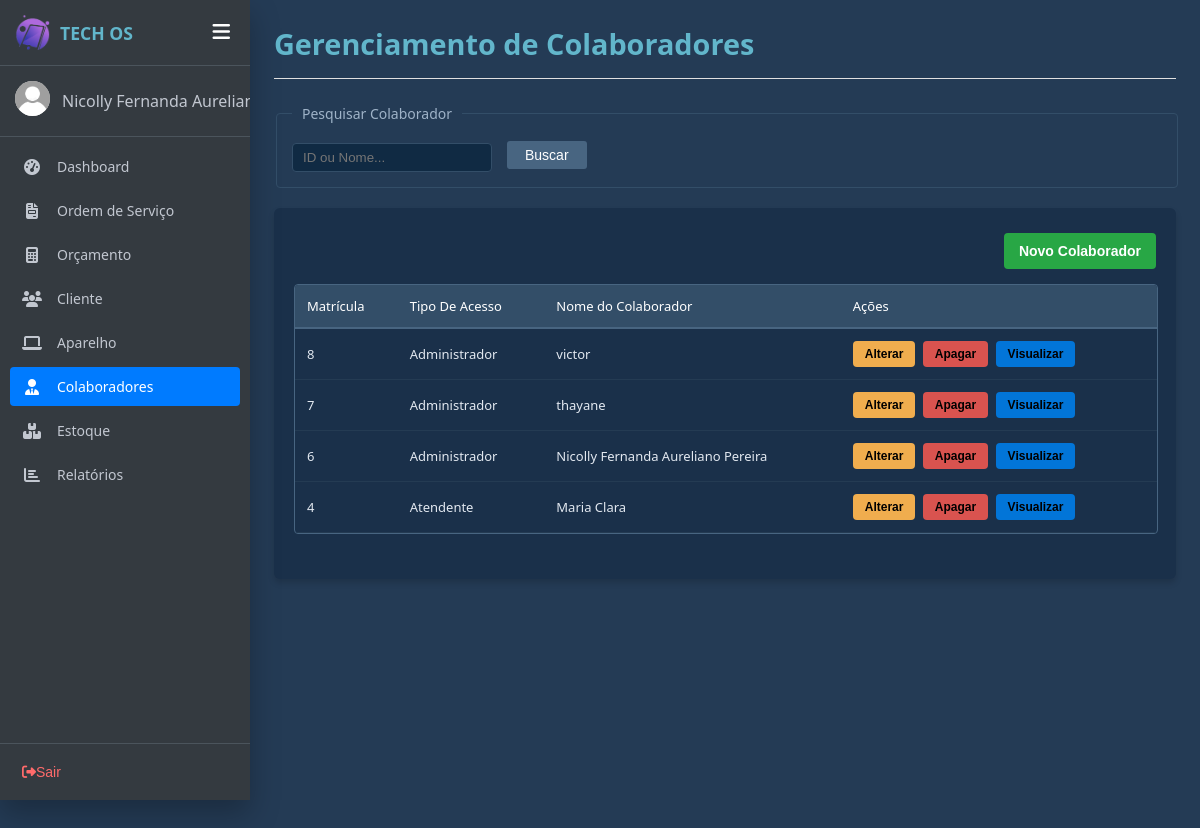
Page /funcionario.php (signed in) on the committed database.
### tables this page shows
CREATE TABLE `funcionario` (
  `idFuncionario` int(11) NOT NULL COMMENT 'Chave primária de identificação do funcionário',
  `tipoFuncionario` varchar(50) DEFAULT NULL COMMENT 'Cargo, nível de acesso ou perfil do funcionário',
  `nomeFuncionario` varchar(150) NOT NULL COMMENT 'Nome completo do funcionário',
  `cpfFuncionario` varchar(20) DEFAULT NULL COMMENT 'CPF do funcionário',
  `telefoneFuncionario` int(20) NOT NULL,
  `emailFuncionario` varchar(150) DEFAULT NULL COMMENT 'E-mail para contato e comunicação interna',
  `cepFuncionario` int(11) NOT NULL,
  `enderecoFuncionario` varchar(255) DEFAULT NULL COMMENT 'Endereço residencial completo do funcionário',
  `numeroFuncionario` int(11) NOT NULL,
  `complementoFuncionario` varchar(50) NOT NULL,
  `bairroFuncionario` varchar(30) NOT NULL,
  `cidadeFuncionario` varchar(30) NOT NULL,
  `estadoFuncionario` varchar(30) NOT NULL,
  `login` varchar(100) DEFAULT NULL COMMENT 'Nome do usuário utilizado para autentificação no sistema',
  `senha` varchar(255) DEFAULT NULL COMMENT 'Senha de acesso criptografada do funcionário para login no sistema',
  `fotoFuncionario` varchar(225) DEFAULT NULL COMMENT 'Foto do funcionário'
);

### php/funcaoFuncionario.php (the view, shortened to what this page needs)
<?php
    function listaFuncionarios($termoBusca = ""){
        $html = "";
    include("includes/conexao.php");
    $sql = "SELECT idFuncionario, tipoFuncionario, nomeFuncionario, cpfFuncionario, emailFuncionario, telefoneFuncionario, cepFuncionario, enderecoFuncionario, numeroFuncionario, complementoFuncionario, bairroFuncionario, cidadeFuncionario, estadoFuncionario, login, senha from funcionario";
    $sql .= " ORDER BY idFuncionario DESC";
    $result = mysqli_query($conn,$sql);
    if(mysqli_num_rows($result) > 0){
        foreach($result as $coluna){
        $html .= "<tr>
                          <td>".$coluna['idFuncionario']."</td>
                          <td>".$coluna['tipoFuncionario']."</td>
                          <td>".$coluna['nomeFuncionario']."</td>
                          <td>
                            <button class='btn-alterar-tabela btn-alterar' title='Alterar'
                            data-id='".$coluna['idFuncionario']."'
                            data-tipo='".htmlspecialchars($coluna['tipoFuncionario'], ENT_QUOTES)."'
                            data-nome='".htmlspecialchars($coluna['nomeFuncionario'], ENT_QUOTES)."'
                            data-cpf='".htmlspecialchars($coluna['cpfFuncionario'], ENT_QUOTES)."'
                            data-email='".htmlspecialchars($coluna['emailFuncionario'], ENT_QUOTES)."'
                            data-telefone='".htmlspecialchars($coluna['telefoneFuncionario'], ENT_QUOTES)."'
                            data-cep='".htmlspecialchars($coluna['cepFuncionario'], ENT_QUOTES)."'
                            data-endereco='".htmlspecialchars($coluna['enderecoFuncionario'], ENT_QUOTES)."'
                            data-numero='".htmlspecialchars($coluna['numeroFuncionario'], ENT_QUOTES)."'
                            data-complemento='".htmlspecialchars($coluna['complementoFuncionario'], ENT_QUOTES)."'
                            data-bairro='".htmlspecialchars($coluna['bairroFuncionario'], ENT_QUOTES)."'
                            data-cidade='".htmlspecialchars($coluna['cidadeFuncionario'], ENT_QUOTES)."'
                            data-estado='".htmlspecialchars($coluna['estadoFuncionario'], ENT_QUOTES)."'
                            data-login='".htmlspecialchars($coluna['login'], ENT_QUOTES)."'
                            data-senha='".htmlspecialchars($coluna['senha'], ENT_QUOTES)."'
                            >
                            Alterar
                            </button>
                            <button class='btn-apagar-tabela btn-apagar' title='Apagar'
                            data-id='".$coluna['idFuncionario']."'
                            >
                            Apagar
                            </button>
                            <button class='btn-visualizar-tabela btn-visualizar' title='Visualizar'
                            data-id='".$coluna['idFuncionario']."'
                            data-tipo='".htmlspecialchars($coluna['tipoFuncionario'], ENT_QUOTES)."'
                            data-nome='".htmlspecialchars($coluna['nomeFuncionario'], ENT_QUOTES)."'
                            data-cpf='".htmlspecialchars($coluna['cpfFuncionario'], ENT_QUOTES)."'
                            data-email='".htmlspecialchars($coluna['emailFuncionario'], ENT_QUOTES)."'
                            data-telefone='".htmlspecialchars($coluna['telefoneFuncionario'], ENT_QUOTES)."'
                            data-cep='".htmlspecialchars($coluna['cepFuncionario'], ENT_QUOTES)."'
                            data-endereco='".htmlspecialchars($coluna['enderecoFuncionario'], ENT_QUOTES)."'
                            data-numero='".htmlspecialchars($coluna['numeroFuncionario'], ENT_QUOTES)."'
                            data-complemento='".htmlspecialchars($coluna['complementoFuncionario'], ENT_QUOTES)."'
                            data-bairro='".htmlspecialchars($coluna['bairroFuncionario'], ENT_QUOTES)."'
                            data-cidade='".htmlspecialchars($coluna['cidadeFuncionario'], ENT_QUOTES)."'
                            data-estado='".htmlspecialchars($coluna['estadoFuncionario'], ENT_QUOTES)."'
                            data-login='".htmlspecialchars($coluna['login'], ENT_QUOTES)."'
                            data-senha='".htmlspecialchars($coluna['senha'], ENT_QUOTES)."'
                            >Visualizar</button>
                            </td>
                     </tr>";
        }
    }
        return $html;
    }
    ?>

### css/os.css (style rules this page uses)
.os-table td { padding: 12px; border-bottom: 1px solid #243b53; color: #e2e8f0; }

### css/style_cadastros.css (style rules this page uses)
.btn-alterar, .btn-apagar, .btn-visualizar { border: none; border-radius: 4px; cursor: pointer; padding: 6px 12px; font-size: 12px; font-weight: 600; margin-right: 4px; transition: all 0.2s ease-in-out; display: inline-block; font-weight: bold; color:black; }
.btn-alterar { background-color: #f0ad4e; color:black; }
.btn-apagar { background-color: #d9534f; color: black; }
.btn-visualizar { background-color: #0275d8; color: black; }

### css/sidebar.css (style rules this page uses)
:root { --sidebar-bg: #343a40; --sidebar-hover: rgba(255, 255, 255, 0.1); --sidebar-active: #007bff; --text-color: #c2c7d0; --sidebar-width: 250px; }
body { margin: 0; font-family: 'Segoe UI', Tahoma, Geneva, Verdana, sans-serif; display: flex; background-color: #243b55; color: #ffffff; min-height: 100vh; transition: padding-left 0.3s ease; padding-left: var(--sidebar-width); }

### rows in the picture
funcionario: idFuncionario "8", tipoFuncionario "Administrador", nomeFuncionario "victor"
funcionario: idFuncionario "7", tipoFuncionario "Administrador", nomeFuncionario "thayane"
funcionario: idFuncionario "6", tipoFuncionario "Administrador", nomeFuncionario "Nicolly Fernanda Aureliano Pereira"
funcionario: idFuncionario "4", tipoFuncionario "Atendente", nomeFuncionario "Maria Clara"

### other values in the picture
nomeFuncionario($idLogado) "Nicolly Fernanda…"
